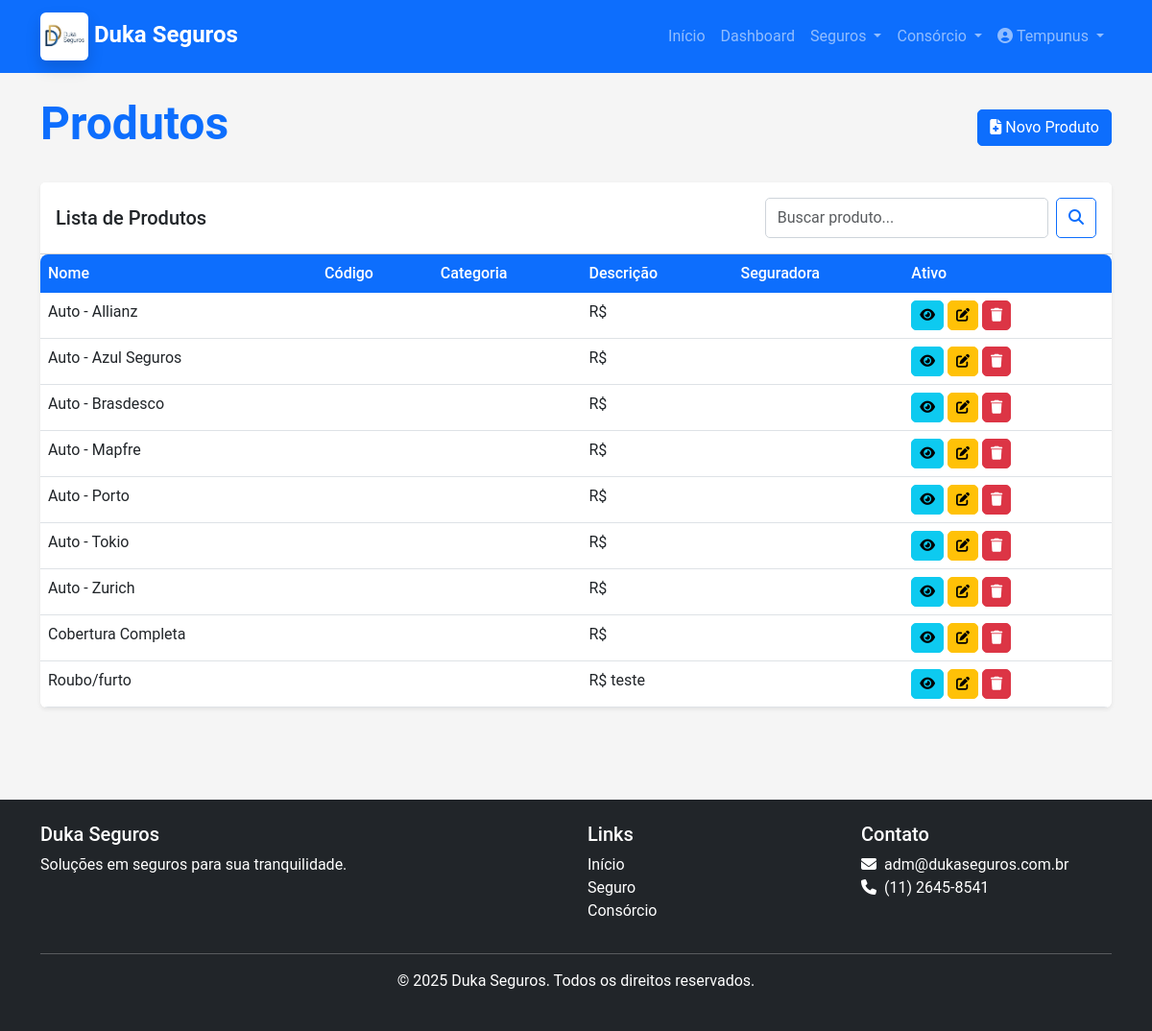
The page /produtos/ (signed in) on the database its author committed.
### core/models.py (models this page shows, shortened)
class Produto(models.Model):
    CATEGORIA_CHOICES = [
        ('AUTO', 'Automóvel'),
        ('VIDA', 'Vida'),
        ('SAUDE', 'Saúde'),
        ('RESIDENCIAL', 'Residencial'),
        ('EMPRESARIAL', 'Empresarial'),
        ('OUTROS', 'Outros'),
    ]
    nome = models.CharField(max_length=200)
    codigo = models.CharField(max_length=20, blank=True, null=True)
    categoria = models.CharField(max_length=20, choices=CATEGORIA_CHOICES)
    descricao = models.TextField(blank=True, null=True)
    seguradora = models.ForeignKey(Seguradora, on_delete=models.CASCADE, related_name='produtos')
    data_cadastro = models.DateTimeField(auto_now_add=True)
    data_atualizacao = models.DateTimeField(auto_now=True)
    ativo = models.BooleanField(default=True)
    class Meta:
        verbose_name = 'Produto'
        verbose_name_plural = 'Produtos'
        ordering = ['categoria', 'nome']

### core/views_produto_pagamento.py (the view)
# urls.py: path('produtos/', views_produto_pagamento.produto_lista, name='produto_lista'),
@login_required
def produto_lista(request):
    query = request.GET.get('q', '')
    if query:
        produtos_list = Produto.objects.filter(
            Q(nome__icontains=query) |
            Q(codigo__icontains=query) |
            Q(seguradora__nome__icontains=query)
        ).order_by('nome')
    else:
        produtos_list = Produto.objects.all().order_by('nome')
    paginator = Paginator(produtos_list, 10)  # 10 produtos por página
    page = request.GET.get('page')
    produtos = paginator.get_page(page)
    return render(request, 'core/produto_lista.html', {'produtos': produtos})

### templates/core/produto_lista.html (shortened to what this page needs)
{% extends 'base.html' %}
{% load crispy_forms_tags %}
{% block content %}
<div class="container">
    <div class="d-flex justify-content-between align-items-center mb-4">
        <h1 class="display-5 fw-bold text-primary">Produtos</h1>
        <a href="{% url 'produto_novo' %}" class="btn btn-primary">
            <i class="fas fa-file-medical me-1"></i>Novo Produto
        </a>
    </div>
    <div class="card shadow-sm mb-4">
        <div class="card-header bg-white py-3">
            <div class="row align-items-center">
                <div class="col-md-8">
                    <h5 class="mb-0">Lista de Produtos</h5>
                </div>
                <div class="col-md-4">
                    <form method="get" class="d-flex">
                        <input type="text" name="q" class="form-control" placeholder="Buscar produto..."
                            value="{{ request.GET.q }}">
                        <button type="submit" class="btn btn-outline-primary ms-2">
                            <i class="fas fa-search"></i>
                        </button>
                    </form>
                </div>
            </div>
        </div>
        <div class="card-body p-0">
            {% if produtos %}
            <div class="table-responsive">
                <table class="table table-hover mb-0">
                    <thead>
                        <tr>
                            <th>Nome</th>
                            <th>Código</th>
                            <th>Categoria</th>
                            <th>Descrição</th>
                            <th>Seguradora</th>
                            <th>Ativo</th>
                        </tr>
                    </thead>
                    <tbody>
                        {% for produto in produtos %}
                        <tr>
                            <td>{{ produto.nome }}</td>
                            <td>{{ produto.codigo.nome }}</td>
                            <td>{{ produto.categoria.nome }}</td>
                            <td>R$ {{ produto.descricao }}</td>
                            <td>
                            </td>
                            <td>
                                <a href="{% url 'produto_detalhe' produto.id %}" class="btn btn-sm btn-info"
                                    data-bs-toggle="tooltip" title="Ver detalhes">
                                    <i class="fas fa-eye"></i>
                                </a>
                                <a href="{% url 'produto_editar' produto.id %}" class="btn btn-sm btn-warning"
                                    data-bs-toggle="tooltip" title="Editar">
                                    <i class="fas fa-edit"></i>
                                </a>
                                <a href="{% url 'produto_excluir' produto.id %}"
                                    class="btn btn-sm btn-danger btn-delete" data-bs-toggle="tooltip" title="Excluir">
                                    <i class="fas fa-trash"></i>
                                </a>
                            </td>
                        </tr>
                        {% endfor %}
                    </tbody>
                </table>
            </div>
            {% else %}
            <div class="text-center py-5">
                <i class="fas fa-file-contract fa-4x text-muted mb-3"></i>
                <p class="lead">Nenhum produto cadastrado.</p>
                <p>Comece adicionando um novo produto clicando no botão acima.</p>
            </div>
            {% endif %}
        </div>
    </div>
</div>
{% endblock %}

### templates/base.html (shortened to what this page needs)
{% load static %}
<!DOCTYPE html>
<html lang="pt-br">
<head>
    <link href="https://cdn.jsdelivr.net/npm/bootstrap@5.3.0/dist/css/bootstrap.min.css" rel="stylesheet">
    <link rel="stylesheet" href="https://cdnjs.cloudflare.com/ajax/libs/font-awesome/6.4.0/css/all.min.css">
    <link rel="stylesheet" href="{% static 'css/style.css' %}">
</head>
<body>
    <nav class="navbar navbar-expand-lg navbar-dark bg-primary">
        <div class="container">
            <a class="navbar-brand" href="{% url 'home' %}">
                <img src="{% static 'images/Logo_Icon.jpg' %}" width="50" height="50" alt="Duka Seguros"
                    class="img-fluid rounded shadow"> Duka Seguros
            </a>
            <div class="collapse navbar-collapse" id="navbarNav">
                <ul class="navbar-nav ms-auto">
                    <li class="nav-item">
                        <a class="nav-link" href="{% url 'home' %}">Início</a>
                    </li>
                    {% if user.is_authenticated %}
                    <li class="nav-item">
                        <a class="nav-link" href="{% url 'dashboard' %}">Dashboard</a>
                    </li>
                    <li class="nav-item dropdown">
                        <a class="nav-link dropdown-toggle" href="#" id="servicosDropdown" role="button"
                            data-bs-toggle="dropdown">
                            Seguros
                        </a>
                    </li>
                    <li class="nav-item dropdown">
                        <a class="nav-link dropdown-toggle" href="#" id="consorcioDropdown" role="button" data-bs-toggle="dropdown">
                            Consórcio
                        </a>
                    </li>
                    <li class="nav-item dropdown">
                        <a class="nav-link dropdown-toggle" href="#" id="userDropdown" role="button"
                            data-bs-toggle="dropdown">
                            <i class="fas fa-user-circle me-1"></i>{{ user.username }}
                        </a>
                    </li>
                    {% endif %}
                </ul>
            </div>
        </div>
    </nav>
    <main class="py-4">
        {% block content %}{% endblock %}
    </main>
    <footer class="bg-dark text-white py-4 mt-5">
        <div class="container">
            <div class="row">
                <div class="col-md-6">
                    <h5>Duka Seguros</h5>
                    <p>Soluções em seguros para sua tranquilidade.</p>
                </div>
                <div class="col-md-3">
                    <h5>Links</h5>
                    <ul class="list-unstyled">
                        <li><a href="{% url 'home' %}" class="text-white">Início</a></li>
                        {% if user.is_authenticated %}
                        <li><a href="{% url 'seguradora_lista' %}" class="text-white">Seguro</a></li>
                        {% else %}
                        <li><a href="{% url 'dashboard' %}" class="text-white">Dashboard</a></li>
                        {% endif %}
                        <li><a href="{% url 'consorcio_lista' %}" class="text-white">Consórcio</a></li>
                    </ul>
                </div>
                <div class="col-md-3">
                    <h5>Contato</h5>
                    <ul class="list-unstyled">
                        <li><i class="fas fa-envelope me-2"></i>adm@dukaseguros.com.br</li>
                        <li><i class="fas fa-phone me-2"></i>(11) 2645-8541</li>
                    </ul>
                </div>
            </div>
            <hr>
            <div class="text-center">
                <p>&copy; {% now "Y" %} Duka Seguros. Todos os direitos reservados.</p>
            </div>
        </div>
    </footer>
</body>
</html>

### static/css/style.css (style rules this page uses)
:root { --primary-color: #0d6efd; --secondary-color: #6c757d; --success-color: #198754; --info-color: #0dcaf0; --warning-color: #ffc107; --danger-color: #dc3545; --light-color: #f8f9fa; --dark-color: #212529; }
body { font-family: 'Roboto', sans-serif; color: #333; background-color: #f5f5f5; }
.navbar-brand { font-weight: 700; font-size: 1.5rem; }
.card { border: none; transition: transform 0.3s ease, box-shadow 0.3s ease; }
.btn { border-radius: 5px; transition: all 0.3s ease; }
.btn-primary { background-color: var(--primary-color); border-color: var(--primary-color); }
.table { border-collapse: separate; border-spacing: 0; width: 100%; border-radius: 8px; overflow: hidden; }
.table thead th { background-color: var(--primary-color); color: white; font-weight: 500; border: none; }
.table tbody tr:nth-child(even) { background-color: rgba(0, 0, 0, 0.02); }
.form-control { border-radius: 5px; border: 1px solid #ced4da; padding: 0.5rem 0.75rem; }
footer { background-color: var(--dark-color); color: white; padding: 3rem 0; }
footer a { color: rgba(255, 255, 255, 0.8); text-decoration: none; }

### rows shown on the page
Produto: nome "Auto - Allianz"
Produto: nome "Auto - Azul Seguros"
Produto: nome "Auto - Brasdesco"
Produto: nome "Auto - Mapfre"
Produto: nome "Auto - Porto"
Produto: nome "Auto - Tokio"
Produto: nome "Auto - Zurich"
Produto: nome "Cobertura Completa"
Produto: nome "Roubo/furto", descricao "teste"

### other values the page prints
{{ user.username }} "Tempunus"
